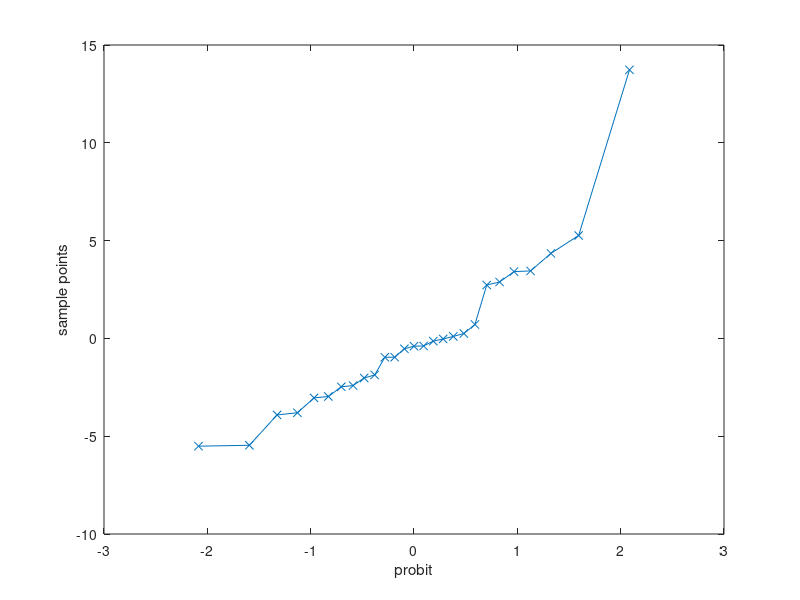

Here is the MATLAB script that generated this plot: (Note: this script raises an error after producing the figure.)
corn = ones(27,3);
y =[65 56 45 49 59 46 51 55 51 66 50 69 45 45 39 52 43 57 38 65 49 50 53 46 55 39 51]';


corn(1,2) = 12.1;
corn(2,2) = 6.2;
corn(3,2) = 13.2;
corn(4,2) = 11.4;
corn(5,2) = 7.5;
corn(6,2) = 10.8;
corn(7,2) = 9.7;
corn(8,2) = 8.4;
corn(9,2) = 13.0;
corn(10,2) = 6.0;
corn(11,2) = 13.3;
corn(12,2) = 3.9;
corn(13,2) = 14.1;
corn(14,2) = 13.4;
corn(15,2) = 15.0;
corn(16,2) = 9.2;
corn(17,2) = 14.7;
corn(18,2) = 7.7;
corn(19,2) = 15.6;
corn(20,2) = 3.5;
corn(21,2) = 13.1;
corn(22,2) = 9.1;
corn(23,2) = 8.9;
corn(24,2) = 12.6;
corn(25,2) = 10.7;
corn(26,2) = 15.9;
corn(27,2) = 11.6;

corn(1,3) = 0.8;
corn(2,3) = 1.0;
corn(3,3) = 0.7;
corn(4,3) = 0.8;
corn(5,3) = 0.9;
corn(6,3) = 1.0;
corn(7,3) = 0.9;
corn(8,3) = 0.7;
corn(9,3) = 0.5;
corn(10,3) = 0.7;
corn(11,3) = 0.9;
corn(12,3) = 0.6;
corn(13,3) = 0.9;
corn(14,3) = 1.0;
corn(15,3) = 0.8;
corn(16,3) = 0.8;
corn(17,3) = 0.9;
corn(18,3) = 1.0;
corn(19,3) = 1.1;
corn(20,3) = 0.6;
corn(21,3) = 0.8;
corn(22,3) = 0.9;
corn(23,3) = 0.7;
corn(24,3) = 1.3;
corn(25,3) = 1.0;
corn(26,3) = 0.6;
corn(27,3) = 1.0;

corn(1,4) = 0.6;
corn(2,4) = 0.2;
corn(3,4) = 1.2;
corn(4,4) = 0.5;
corn(5,4) = 0.1;
corn(6,4) = 0.6;
corn(7,4) = 0.4;
corn(8,4) = 0.7;
corn(9,4) = 1.0;
corn(10,4) = 0.3;
corn(11,4) = 1.1;
corn(12,4) = 0.2;
corn(13,4) = 0.9;
corn(14,4) = 0.8;
corn(15,4) = 1.4;
corn(16,4) = 0.2;
corn(17,4) = 1.0;
corn(18,4) = 0.1;
corn(19,4) = 1.3;
corn(20,4) = 0.4;
corn(21,4) = 1.2;
corn(22,4) = 0.3;
corn(23,4) = 0.7;
corn(24,4) = 0.4;
corn(25,4) = 0.4;
corn(26,4) = 1.7;
corn(27,4) = 0.7;
[c,cint,r,rint,stats]  = regress(y,corn)



%b
yest=corn*c;
mean(r);
H=corn*inv(corn'*corn)*corn';
n=length(corn(:,2));
p=length(c);
stand_r=r./(sqrt(sum(r.^2)/(n-p)*(1-diag(H)))) % standardized residuals
sigma=sum(r.^2)/(n-p-1)-(r.^2)./((n-p-1)*(1-diag(H)));
stud_r=r./(sqrt(sigma).*sqrt(1-diag(H))) % studentized residuals
qqplot(r)


s  = stepwise(corn(:,2:4),y)